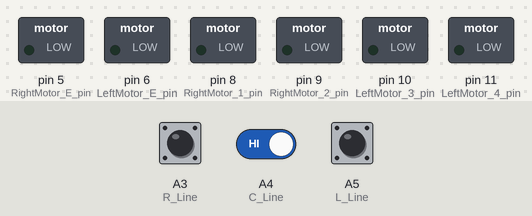
A sketch run on a simulated Arduino Uno, built with avr-gcc and run on an emulated ATmega328P. Shown: switched loads named in the sketch (green lamp = pin HIGH). Dashed ring = blinking. The test bench sets the inputs (shaded band); at power-on: A3 (R_Line) HIGH, A5 (L_Line) HIGH, A4 (C_Line) HIGH. What the sketch prints to the serial monitor is not drawn.

Above: at 1.2 s.
1.3 s: A3 (R_Line) driven LOW
At 2.5 s:
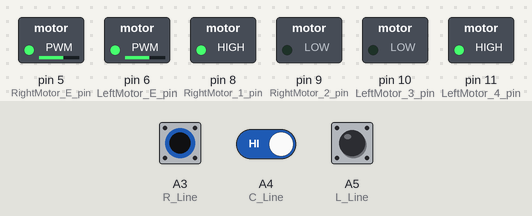
2.8 s: A5 (L_Line) driven LOW
At 4.0 s:
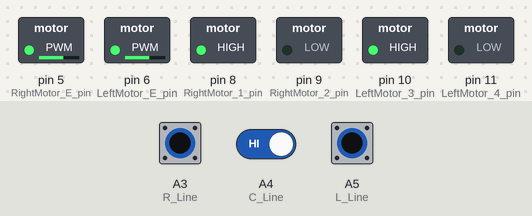
4.3 s: A3 (R_Line) driven HIGH
At 4.8 s:
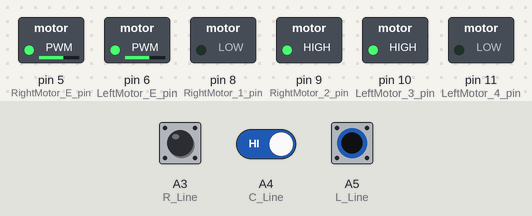
5.8 s: A5 (L_Line) driven HIGH
At 6.4 s:
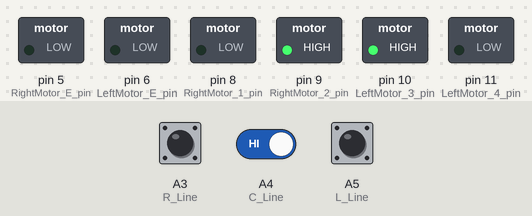
7.3 s: A3 (R_Line) pulsed LOW 2 times (0.12 s each, 0.3 s apart)
At 8.2 s:
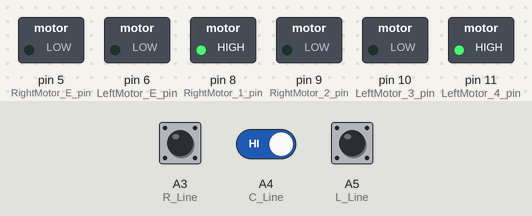
9.4 s: A5 (L_Line) pulsed LOW 5 times (0.12 s each, 0.3 s apart)
At 9.79 s:
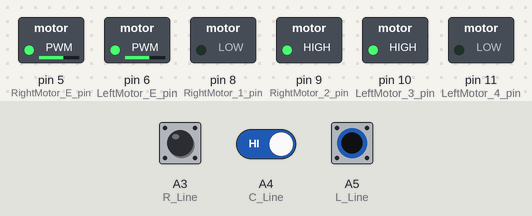
Timing chart, 0 to 12.4 s (numbered marks = the images above; inputs shaded):
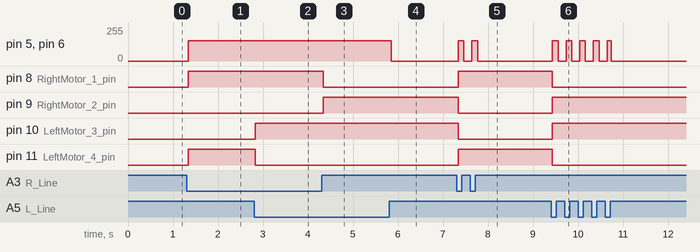

Measured:
- after the input at 1.3 s, pin 5 (RightMotor_E_pin), pin 6 (LeftMotor_E_pin): 0/255 → 153/255 at once; pin 8 (RightMotor_1_pin), pin 11 (LeftMotor_4_pin): LOW → HIGH at once
- after the input at 2.8 s, pin 10 (LeftMotor_3_pin): LOW → HIGH at once; pin 11 (LeftMotor_4_pin): HIGH → LOW at once
- after the input at 4.3 s, pin 8 (RightMotor_1_pin): HIGH → LOW at once; pin 9 (RightMotor_2_pin): LOW → HIGH at once
- after the input at 5.8 s, pin 5 (RightMotor_E_pin), pin 6 (LeftMotor_E_pin): 153/255 → 0/255 after 0.05 s
- after the input at 7.3 s, pin 5 (RightMotor_E_pin), pin 6 (LeftMotor_E_pin): alternates 153/255 for 0.13 s and 0/255 for 0.17 s, 4 changes in all, then stays 0/255, starting at once; pin 8 (RightMotor_1_pin), pin 11 (LeftMotor_4_pin): LOW → HIGH at once; pin 9 (RightMotor_2_pin), pin 10 (LeftMotor_3_pin): HIGH → LOW at once
- after the input at 9.4 s, pin 5 (RightMotor_E_pin), pin 6 (LeftMotor_E_pin): alternates 153/255 for 0.13 s and 0/255 for 0.17 s, 10 changes in all, then stays 0/255, starting at once; pin 8 (RightMotor_1_pin), pin 11 (LeftMotor_4_pin): HIGH → LOW at once; pin 9 (RightMotor_2_pin), pin 10 (LeftMotor_3_pin): LOW → HIGH at once

The sketch:

9_RC_CAR_Line.ino
```cpp
/* 이 소스는 에듀이노(Eduino)에 의해서 번역, 수정, 작성되었고 소유권 또한 에듀이노의 것입니다.
    소유권자의 허락을 받지 않고 무단으로 수정, 삭제하여 배포할 시 법적인 처벌을 받을 수도 있습니다.

    에듀이노 SmartCar 예제
    - 스마트 자동차 검정색 라인을 따라 스스로 움직이는 예제 -
*/

int RightMotor_E_pin = 5;                                        // 오른쪽 모터의 Enable & PWM
int LeftMotor_E_pin = 6;                                         // 왼쪽 모터의 Enable & PWM
int RightMotor_1_pin = 8;                                        // 오른쪽 모터 제어선 IN1
int RightMotor_2_pin = 9;                                        // 오른쪽 모터 제어선 IN2
int LeftMotor_3_pin = 10;                                        // 왼쪽 모터 제어선 IN3
int LeftMotor_4_pin = 11;                                        // 왼쪽 모터 제어선 IN4

int L_Line = A5;                                                 // 왼쪽 라인트레이서 센서는 A5 핀에 연결
int C_Line = A4;                                                 // 가운데 라인트레이서 센서는 A4 핀에 연결
int R_Line = A3;                                                 // 오른쪽 라인트레이서 센서는 A3 핀에 연결

int L_MotorSpeed = 153;                                          // 왼쪽 모터 속도
int R_MotorSpeed = 153;                                          // 오른쪽 모터 속도

int SL = 1;
int SC = 1;
int SR = 1;

void setup() {
  pinMode(RightMotor_E_pin, OUTPUT);
  pinMode(LeftMotor_E_pin, OUTPUT);
  pinMode(RightMotor_1_pin, OUTPUT);
  pinMode(RightMotor_2_pin, OUTPUT);
  pinMode(LeftMotor_3_pin, OUTPUT);
  pinMode(LeftMotor_4_pin, OUTPUT);

  Serial.begin(9600);                                             // PC와의 시리얼 통신 9600bps로 설정
  Serial.println("Welcome Eduino!");
}

void loop() {
  int L = digitalRead(L_Line);
  int C = digitalRead(C_Line);
  int R = digitalRead(R_Line);

  Serial.print("digital : ");
  Serial.print(L);
  Serial.print(", ");
  Serial.print(C);
  Serial.print(", ");
  Serial.print(R);
  Serial.print("   ");

  if ( L == LOW && C == LOW && R == LOW ) {           // 0 0 0
    L = SL; C = SC; R = SR;
  }

  if ( L == LOW && C == HIGH && R == LOW ) {          // 0 1 0
    motor_role(HIGH, HIGH);
    Serial.println("직진");
  }

  else if (L == LOW && R == HIGH ){                   // 0 0 1, 0 1 1
    motor_role(LOW, HIGH);
    Serial.println("우회전");
  }

  else if (L == HIGH && R == LOW ) {                  // 1 0 0, 1 1 0
    motor_role(HIGH, LOW);
    Serial.println("좌회전");

  }
  else if ( L == HIGH && R == HIGH ) {                // 1 1 1, 1 0 1
    analogWrite(RightMotor_E_pin, 0);
    analogWrite(LeftMotor_E_pin, 0);
    Serial.println("정지");
  }
  SL = L; SC = C; SR = R;
}

void motor_role(int R_motor, int L_motor) {
  digitalWrite(RightMotor_1_pin, R_motor);
  digitalWrite(RightMotor_2_pin, !R_motor);
  digitalWrite(LeftMotor_3_pin, L_motor);
  digitalWrite(LeftMotor_4_pin, !L_motor);

  analogWrite(RightMotor_E_pin, R_MotorSpeed);  // 우측 모터 속도값
  analogWrite(LeftMotor_E_pin, L_MotorSpeed);   // 좌측 모터 속도값
}
```
